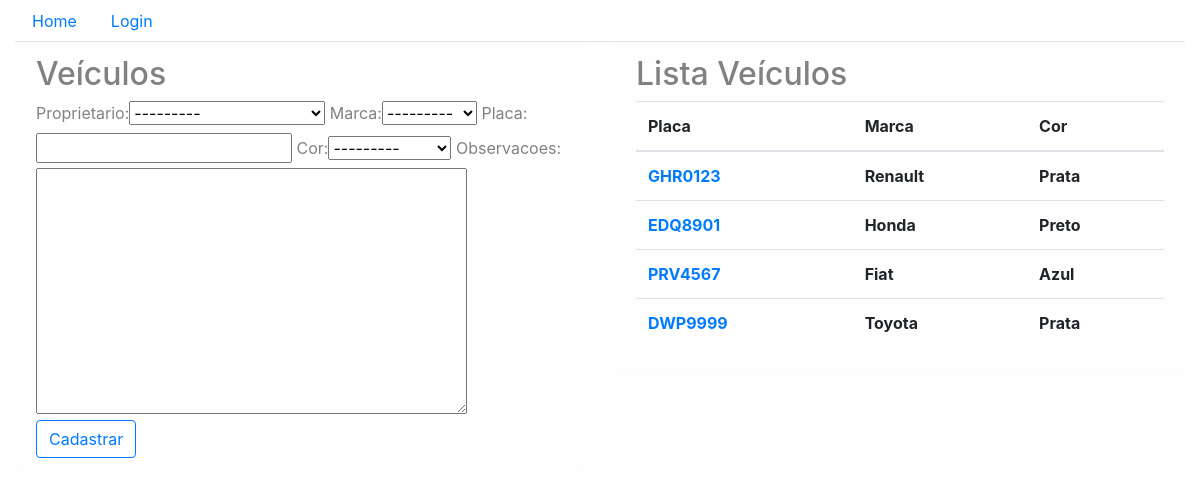
/core/veiculos/, run on the app's committed database.
### core/models.py (models this page shows, shortened)
class Veiculo(models.Model):
    proprietario = models.ForeignKey('Pessoa', on_delete=models.CASCADE)
    marca = models.ForeignKey('Marca', on_delete=models.CASCADE)
    placa = models.CharField(max_length=10)
    cor = models.ForeignKey('CorVeiculo', on_delete=models.CASCADE)
    observacoes = models.TextField(blank=True)

class Marca(models.Model):
    descricao = models.CharField(max_length=30)
    def __str__(self):
        return f'{self.descricao}'

class CorVeiculo(models.Model):
    descricao = models.CharField(max_length=30)
    def __str__(self):
        return self.descricao

### core/views.py (the view)
def lista_veiculos(request):
    veiculos = Veiculo.objects.all()
    form = VeiculoForm()
    dados = {'veiculos': veiculos, 'form': form}
    return render(request, 'core/lista_veiculos.html', dados)

### core/forms.py
class VeiculoForm(ModelForm):
    class Meta:
        model = Veiculo
        fields = '__all__'

### core/models.py (called while the page is built)
    def __str__(self):
        return f'{self.nome} - {self.telefone}'

### core/templates/core/lista_veiculos.html (shortened to what this page needs)
{% extends "base.html" %}
{% load bootstrap %}
{% block menu %}
    <ul class="nav nav-tabs">
        <li class="nav-item">
            <a class="nav-link" href="{% url 'core_home' %}">Home</a>
        </li>
        {% if user.is_authenticated %}
            <li class="nav-item dropdown">
                <a class="nav-link dropdown-toggle" data-toggle="dropdown" href="#" role="button" aria-haspopup="true" aria-expanded="false">Lançamentos</a>
                <div class="dropdown-menu">
                <a class="dropdown-item" href="{% url 'core_lista_pessoas' %}">Pessoas</a>
                <div class="dropdown-divider"></div>
                <a class="dropdown-item" href="{% url 'core_lista_marcas' %}">Marcas</a>
                <a class="dropdown-item" href="{% url 'core_lista_cores' %}">Cores Veículos</a>
                <a class="dropdown-item" href="{% url 'core_lista_veiculos' %}">Veículos</a>
                <div class="dropdown-divider"></div>
                <a class="dropdown-item" href="{% url 'core_lista_mov_rotativos' %}">Movimentos Rotativos</a>
                </div>
            </li>
            <li class="nav-item">
                <a class="nav-link disabled" href="">Olá, {{ user }}</a>
            </li>
            <li class="nav-item">
                <a class="nav-link" href="{% url 'logout' %}">Logout</a>
            </li>
        {% else %}
            <li class="nav-item">
                <a class="nav-link" href="{% url 'login' %}">Login</a>
            </li>
        {% endif %}
    </ul>
{% endblock menu %}
{% block main %}
    <div class="row">
        <div class="col-sm-6">
            <div class="alert alert-light" role="alert">
                <h2>Veículos</h2>
                <form action="{% url 'core_veiculo_novo' %}" method="POST">
                    {{ form|bootstrap }}
                    <button type="submit" class="btn btn-outline-primary">Cadastrar</button>
                </form>
            </div>
        </div>
        <div class="col-sm-6">
            <div class="alert alert-light" role="alert">
                <h2>Lista Veículos</h2>
                <table class="table table-hover">
                    <thead>
                        <tr>
                            <th scope="col">Placa</th>
                            <th scope="col">Marca</th>
                            <th scope="col">Cor</th>
                        </tr>
                    </thead>
                    <tbody>
                        {% for veiculo in veiculos %}
                            <tr>
                                <th scope="row">
                                    <a href="{% url 'core_veiculo_update' veiculo.id %}"> {{ veiculo.placa }} </a>
                                </th>
                                <th>{{ veiculo.marca }}</th>
                                <th>{{ veiculo.cor }}</th>
                            </tr>
                        {% endfor %}
                    </tbody>
                </table>
            </div>
        </div>
    </div>
{% endblock main %}

### data on the page
Veiculo: placa "GHR0123", marca "Renault", cor "Prata"
Veiculo: placa "EDQ8901", marca "Honda", cor "Preto"
Veiculo: placa "PRV4567", marca "Fiat", cor "Azul"
Veiculo: placa "DWP9999", marca "Toyota", cor "Prata"
